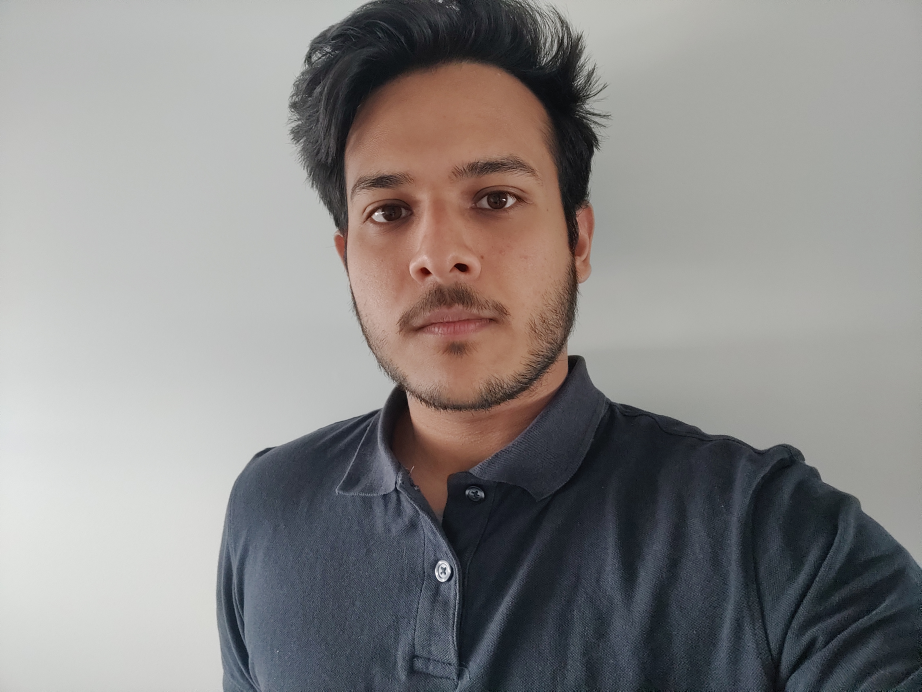
#> input picture pic3.jpg, 4608 x 3456 px (shown at 1/5 size)
$ python Task6.py   (older library calls are emulated)
#> lines starting #> are read from the running program, lines starting #| are printed output that depends on the picture

from PIL import Image
from PIL import ImageOps
from numpy import pi, mgrid, exp, square, zeros, ravel, dot, uint8
from itertools import product
import math
import numpy as np
import random
from scipy.ndimage import gaussian_filter
import cv2
import matplotlib.pyplot as plt
import matplotlib.image as mpimg
from skimage import io, color


#Backward Mapping
def my_rotation(angle):
#> called with angle = 45
    img=Image.open('pic3.jpg').convert('L')
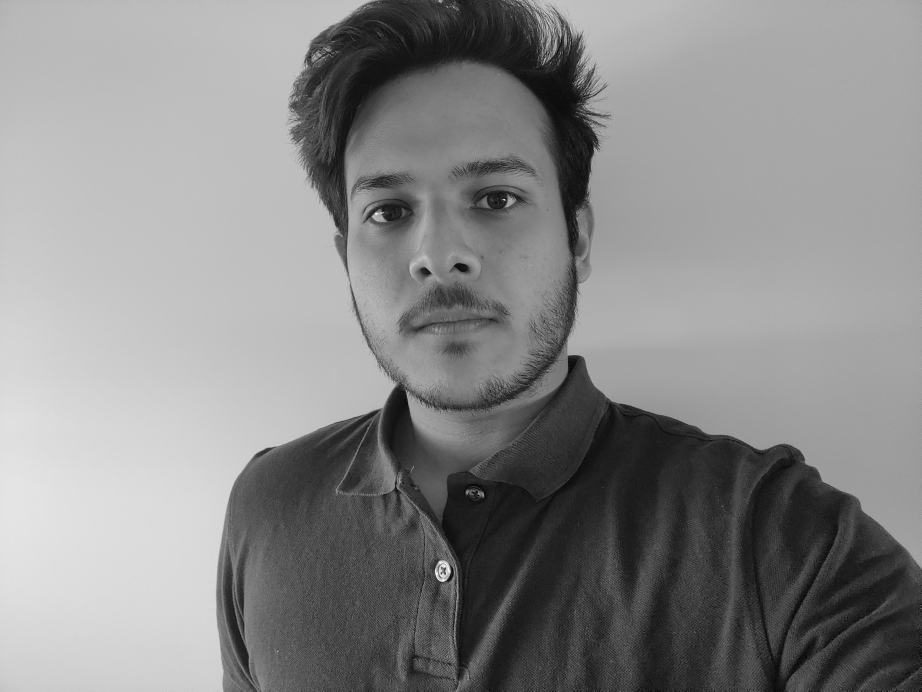
#> img: PIL image 4608x3456 L (shown at 1/5 size); min 0, max 255, mean 136.5
    img=img.resize((512,512),Image.ANTIALIAS)
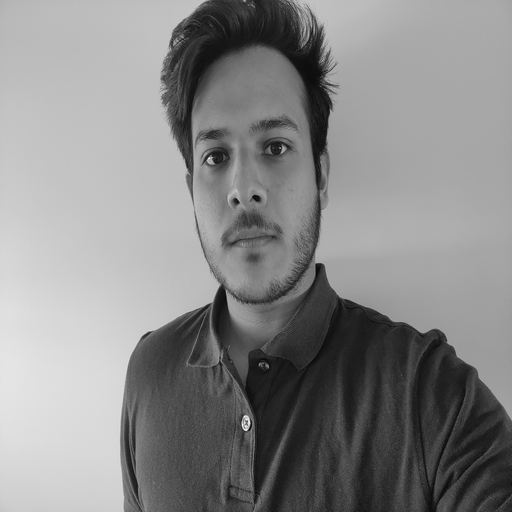
#> img: PIL image 512x512 L; min 4, max 252, mean 136.5
    img_arr=np.array(img)
    x= int((img_arr.shape[0]-1)/2)
#> x = 255
    y= int((img_arr.shape[1]-1)/2)
#> y = 255
    B=np.zeros((img_arr.shape))
    cos=np.cos(math.radians(angle))
    sin=np.sin(math.radians(angle))
    for i in range(img_arr.shape[0]):
        for j in range(img_arr.shape[1]):
            xout=int((i-x)*cos + (j-y)*sin + x)
            yout=int((j-y)*cos - (i-x)*sin + y)
            if xout < 512 and  xout> 0  and yout < 512 and yout >0:
                B[i,j]=img_arr[xout,yout]
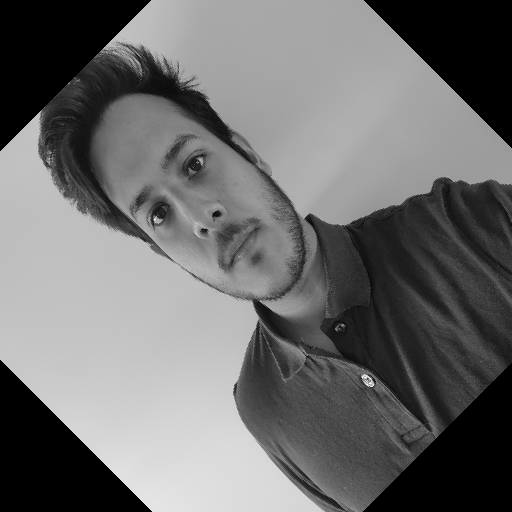
#> B: shape (512, 512) float64; min 0, max 252, mean 109.5
    return B
rot=my_rotation(45)
fig=plt.figure()
ax=fig.add_subplot(111)
ax.imshow(rot)
ax.set_title("Backward Mapping")
#Forward Mapping

def my_rotation(angle):
#> called with angle = 45
    img=Image.open('pic3.jpg').convert('L')
    img=img.resize((512,512),Image.ANTIALIAS)
    img_arr=np.array(img)
    x= int((img_arr.shape[0]-1)/2)
#> x = 255
    y= int((img_arr.shape[1]-1)/2)
#> y = 255
    B=np.zeros((img_arr.shape))
    cos=np.cos(math.radians(angle))
    sin=np.sin(math.radians(angle))
    for i in range(img_arr.shape[0]):
        for j in range(img_arr.shape[1]):
            xout=int((i-x)*cos + (j-y)*sin + x)
            yout=int((j-y)*cos - (i-x)*sin + y)
            if xout < 512 and  xout> 0  and yout < 512 and yout >0:
                B[xout,yout]=img_arr[i,j]
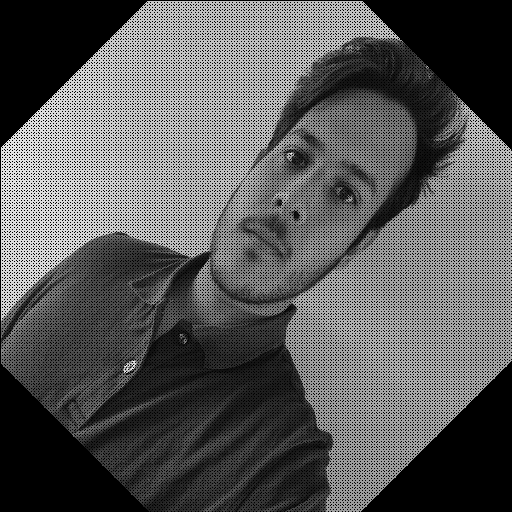
#> B: shape (512, 512) float64; min 0, max 252, mean 90.6
    return B
rot1=my_rotation(45)
fig=plt.figure()
ax=fig.add_subplot(111)
ax.imshow(rot1)
ax.set_title("Forward Mapping")
#interpolation methods

image=Image.open('num_resized.jpg')
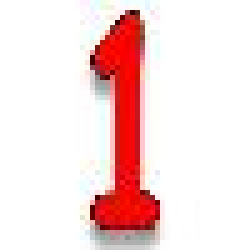
#> input picture num_resized.jpg, 50 x 50 px (shown 5 times larger)
#> image is the input picture: PIL image 50x50 RGB; mean R, G, B 246.4, 220, 219.6
#ima=cv2.resize(np.array(image),(50,50))
image_nearest= cv2.resize(np.array(image),(256,256),interpolation = cv2.INTER_NEAREST)
image_linear= cv2.resize(np.array(image),(256,256),interpolation = cv2.INTER_LINEAR)
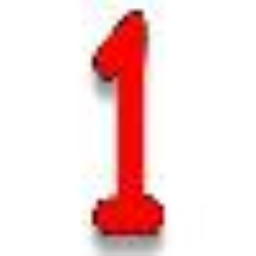
#> image_linear: shape (256, 256, 3); mean R, G, B 246.3, 220, 219.5
image_cubic= cv2.resize(np.array(image),(256,256),interpolation = cv2.INTER_CUBIC)
#im=Image.fromarray(ima)
#im.save('num_resized.jpg')
fig, axes = plt.subplots(nrows=1, ncols=3, figsize=(20, 5))
axes[0].imshow(image_nearest)
axes[0].set_title("Nearest Neigbour ",fontsize=16)
axes[1].imshow(image_linear)
axes[1].set_title("Linear Interpolation ",fontsize=16)
axes[2].imshow(image_cubic)
axes[2].set_title("Cubic Interpolation ",fontsize=16)


plt.show()
